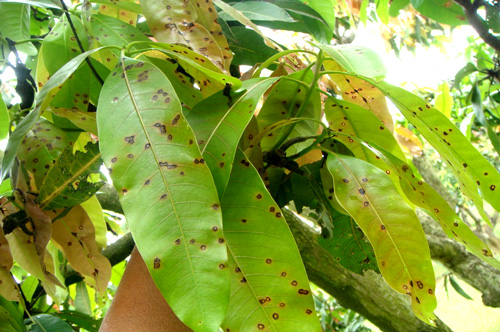
#> input picture app/K7BhMqfedJSF20GLT8QlIysh23h1_Mon_Sep_02_2019_175756_GMT0500_PKT.jpg, 500 x 332 px
$ python -i filters.py   (imports and definitions only)   (older library calls are emulated)
#> lines starting #> are read from the running program, lines starting #| are printed output that depends on the picture; after the words box and inside, x2 and y2 are one past the last pixel; in counts of white or black regions, pixels touching at a corner belong together
import cv2
directory = "static/"

from PIL import Image
import numpy

def embose_img(imgPath):
    # defining azimuth, elevation, and depth
    ele = numpy.pi/2.2 # radians
    azi = numpy.pi/4.  # radians
    dep = 10.          # (0-100)

    # get a B&W version of the image
    img = Image.open(imgPath).convert('L')
    # get an array
    a = numpy.asarray(img).astype('float')
    # find the gradient
    grad = numpy.gradient(a)
    # (it is two arrays: grad_x and grad_y)
    grad_x, grad_y = grad
    # getting the unit incident ray
    gd = numpy.cos(ele) # length of projection of ray on ground plane
    dx = gd*numpy.cos(azi)
    dy = gd*numpy.sin(azi)
    dz = numpy.sin(ele)
    # adjusting the gradient by the "depth" factor
    # (I think this is how GIMP defines it)
    grad_x = grad_x*dep/100.
    grad_y = grad_y*dep/100.
    # finding the unit normal vectors for the image
    leng = numpy.sqrt(grad_x**2 + grad_y**2 + 1.)
    uni_x = grad_x/leng
    uni_y = grad_y/leng
    uni_z = 1./leng
    # take the dot product
    a2 = 255*(dx*uni_x + dy*uni_y + dz*uni_z)
    # avoid overflow
    a2 = a2.clip(0,255)
    # you must convert back to uint8 /before/ converting to an image
    img2 = Image.fromarray(a2.astype('uint8'))
    imgName = imgPath.split("/")[-1]
    img2.save(directory + "embose_" + imgName)

def applyFilters(IMG_PATH):
    img = cv2.imread(IMG_PATH)
#> img is the input picture: shape (332, 500, 3); mean B, G, R 60.5, 156.8, 134.1

    sobelx = cv2.Sobel(img, cv2.CV_64F, 1, 0, ksize=5)
    sobely = cv2.Sobel(img, cv2.CV_64F, 0, 1, ksize=5)

    edges = cv2.Canny(img, 100, 200)
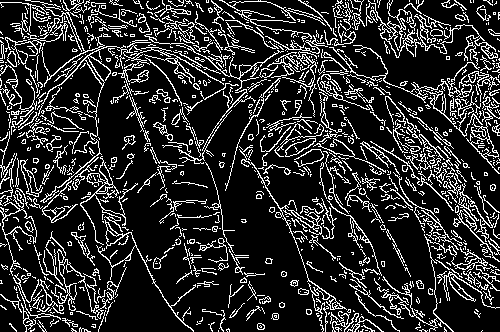
#> edges: shape (332, 500); 17.5% white in thin lines or dots

    gray = cv2.cvtColor(img, cv2.COLOR_BGR2GRAY)
    (thresh, im_bw) = cv2.threshold(gray, 128, 255, cv2.THRESH_BINARY | cv2.THRESH_OTSU)
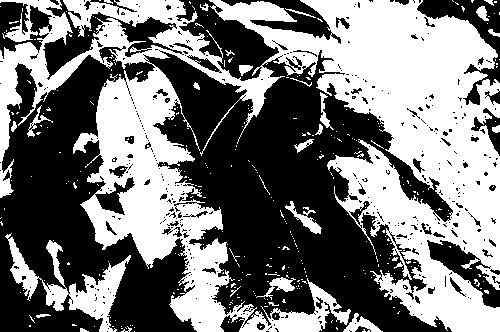
#> im_bw: shape (332, 500); 47.1% white; 336 white regions (307 under 20 px), largest, box (x1, y1, x2, y2) and area: (0, 0, 500, 332) 71805, (5, 233, 131, 332) 3367, (285, 201, 322, 234) 351
#> thresh = 141

    img_hsv = cv2.cvtColor(img, cv2.COLOR_BGR2HSV)
#> img_hsv: shape (332, 500, 3); mean H, S, V 38.5, 174.7, 160

    embose_img(IMG_PATH)
#> in embose_img, `grad = numpy.gradient(a)`: grad = 2 items
#> in embose_img, `uni_x = grad_x/leng`:
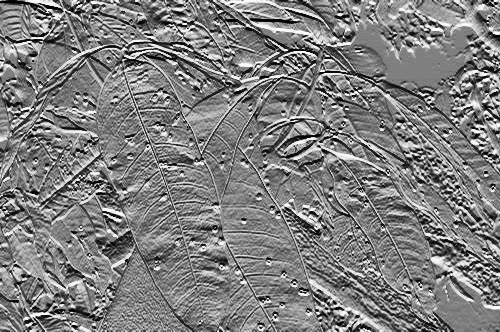
#> uni_x: shape (332, 500) float64; min -0.993, max 0.995, mean 0.000556; drawn with min black and max white
#> in embose_img, `uni_y = grad_y/leng`:
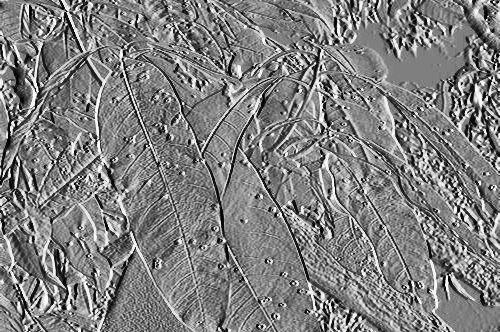
#> uni_y: shape (332, 500) float64; min -0.993, max 0.994, mean 0.00476; drawn with min black and max white
#> in embose_img, `a2 = 255*(dx*uni_x + dy*uni_y + dz*uni_z)`:
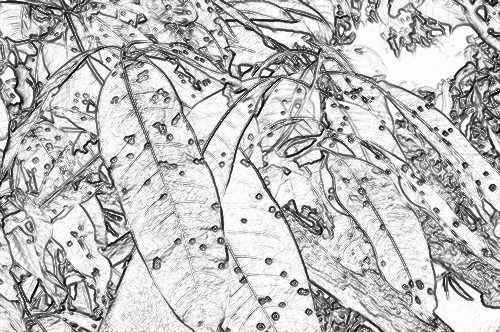
#> a2: shape (332, 500) float64; min -16.01, max 255, mean 188.4; drawn with min black and max white
    imgName = IMG_PATH.split("/")[-1]

    cv2.imwrite(directory + "sobelx_" + imgName, sobelx)
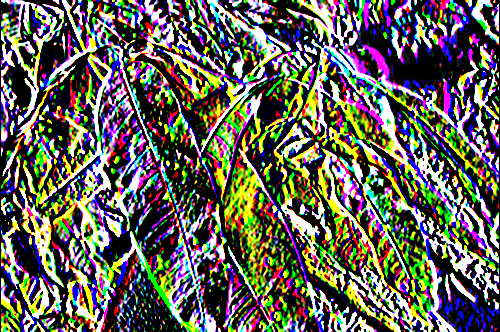
#> saved as sobelx_K7BhMqfedJSF20GLT8QlIysh23h1_Mon_Sep_02_2019_175756_GMT0500_PKT.jpg: shape (332, 500, 3); mean B, G, R 88.7, 98.2, 100.5
    cv2.imwrite(directory + "sobely_" + imgName, sobely)
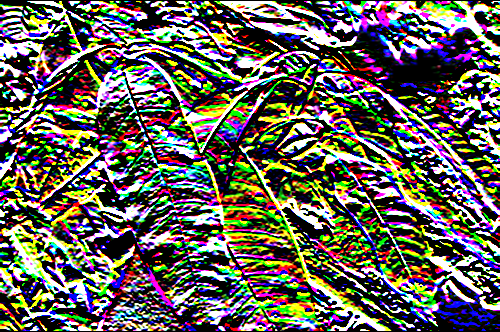
#> saved as sobely_K7BhMqfedJSF20GLT8QlIysh23h1_Mon_Sep_02_2019_175756_GMT0500_PKT.jpg: shape (332, 500, 3); mean B, G, R 89.8, 97.7, 101.5
    cv2.imwrite(directory + "edges_" + imgName, edges)
    cv2.imwrite(directory + "gray_" + imgName, gray)
    cv2.imwrite(directory + "binary_" + imgName, im_bw)
    cv2.imwrite(directory + "hsi_" + imgName, img_hsv)

    return ["sobelx_" + imgName, "sobely_" + imgName, "edges_" + imgName,
                "gray_" + imgName, "binary_" + imgName, "hsi_" + imgName, "embose_" + imgName]

>>> result = applyFilters('K7BhMqfedJSF20GLT8QlIysh23h1_Mon_Sep_02_2019_175756_GMT0500_PKT.jpg')
